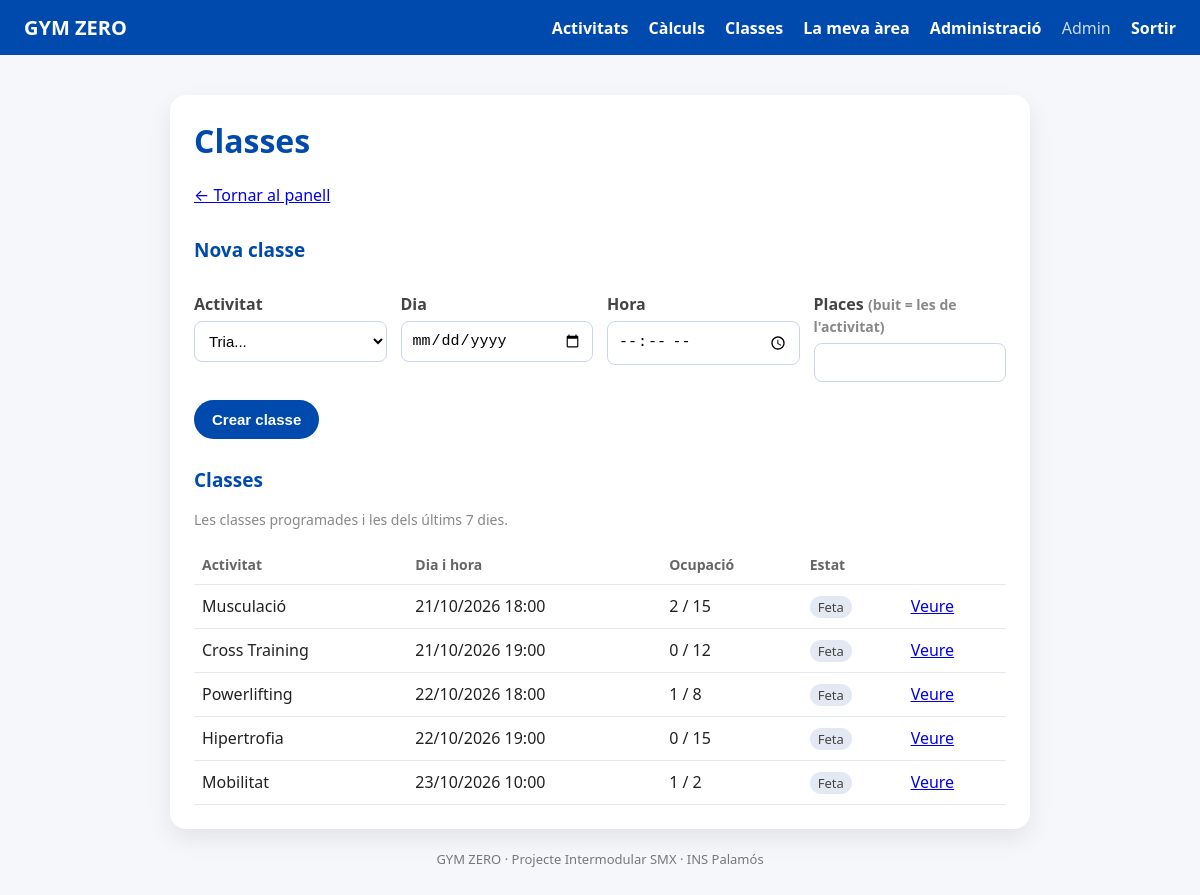
The page /admin/classes.php (signed in) on the database its author committed.
### tables this page shows
CREATE TABLE classes (
  id            INT UNSIGNED AUTO_INCREMENT PRIMARY KEY,
  activitat_id  INT UNSIGNED NOT NULL,
  inici         DATETIME     NOT NULL,
  places        SMALLINT UNSIGNED NOT NULL,
  cancelada     TINYINT(1)   NOT NULL DEFAULT 0,
  CONSTRAINT fk_classes_activitat FOREIGN KEY (activitat_id)
    REFERENCES activitats(id) ON UPDATE CASCADE ON DELETE RESTRICT,
  CONSTRAINT uq_classes_activitat_inici UNIQUE (activitat_id, inici),
  CONSTRAINT ck_classes_places CHECK (places > 0)
);

CREATE TABLE activitats (
  id                 INT UNSIGNED AUTO_INCREMENT PRIMARY KEY,
  nom                VARCHAR(60)  NOT NULL,
  descripcio         TEXT         NULL,
  durada_min         SMALLINT UNSIGNED NOT NULL DEFAULT 60,
  places_per_defecte SMALLINT UNSIGNED NOT NULL DEFAULT 15,
  activa             TINYINT(1)   NOT NULL DEFAULT 1,
  CONSTRAINT uq_activitats_nom UNIQUE (nom)
);

### www/inc/sessio.php (called while the page is built, shortened)
<?php
function h($text)
{
    return htmlspecialchars((string) $text, ENT_QUOTES, 'UTF-8');
}

### www/admin/classes.php (the view, shortened to what this page needs)
<?php
require_once __DIR__ . '/../inc/sessio.php';
require_once __DIR__ . '/../inc/bd.php';
$classes = $connexio->query(
    "SELECT c.id, a.nom, c.inici, c.places, c.cancelada, c.inici <= NOW() AS passada,
            (SELECT COUNT(*) FROM reserves r WHERE r.classe_id = c.id AND r.estat = 'confirmada') AS ocupades
       FROM classes c JOIN activitats a ON a.id = c.activitat_id
      WHERE c.inici > NOW() - INTERVAL 7 DAY
      ORDER BY c.inici"
)->fetchAll();
require __DIR__ . '/../inc/capcalera.php';
?>
<p><a href="./">&larr; Tornar al panell</a></p>
<h2>Nova classe</h2>
<form method="POST">
  <div class="fila-camps">
    <div>
      <label for="activitat_id">Activitat</label>
      <select id="activitat_id" name="activitat_id" required>
        <option value="">Tria...</option>
      </select>
    </div>
    <div>
      <label for="data">Dia</label>
      <input id="data" name="data" type="date" min="<?= date('Y-m-d') ?>" required>
    </div>
    <div>
      <label for="hora">Hora</label>
      <input id="hora" name="hora" type="time" required>
    </div>
    <div>
      <label for="places">Places <span class="subtil">(buit = les de l'activitat)</span></label>
      <input id="places" name="places" type="number" min="1" max="200">
    </div>
  </div>
  <button type="submit">Crear classe</button>
</form>
<h2>Classes</h2>
<p class="subtil">Les classes programades i les dels últims 7 dies.</p>
<?php if (!$classes): ?>
  <p>No hi ha classes.</p>
<?php else: ?>
  <table>
    <tr><th>Activitat</th><th>Dia i hora</th><th>Ocupació</th><th class="amaga-mobil">Estat</th><th></th></tr>
    <?php foreach ($classes as $c): ?>
      <tr>
        <td><?= h($c['nom']) ?></td>
        <td><?= date('d/m/Y H:i', strtotime($c['inici'])) ?></td>
        <td><?= (int) $c['ocupades'] ?> / <?= (int) $c['places'] ?></td>
        <td class="amaga-mobil">
          <?php if ($c['cancelada']): ?><span class="etiqueta vermella">Cancel·lada</span>
          <?php elseif ($c['passada']): ?><span class="etiqueta">Feta</span>
          <?php else: ?><span class="etiqueta verda">Programada</span><?php endif; ?>
        </td>
        <td>
          <div class="accions">
            <a href="classe.php?id=<?= (int) $c['id'] ?>">Veure</a>
          </div>
        </td>
      </tr>
    <?php endforeach; ?>
  </table>
<?php endif; ?>
<?php require __DIR__ . '/../inc/peu.php'; ?>

### www/css/area.css (style rules this page uses)
body { margin: 0; font-family: system-ui, -apple-system, "Segoe UI", sans-serif; background: #f5f7fb; color: #222; }
h2 { color: #004aad; font-size: 19px; margin-top: 28px; }
p { color: #555; line-height: 1.6; }
label { display: block; margin-top: 14px; font-weight: 600; color: #444; }
input, select, textarea { width: 100%; background: white; padding: 10px; margin-top: 6px; border-radius: 8px; border: 1px solid #ccd6eb; font-size: 15px; box-sizing: border-box; }
button, .btn { display: inline-block; margin-top: 18px; padding: 11px 18px; border-radius: 999px; border: none; background: #004aad; color: white; font-weight: 700; cursor: pointer; text-decoration: none; font-size: 15px; }
table { width: 100%; border-collapse: collapse; margin-top: 12px; }
th, td { text-align: left; padding: 10px 8px; border-bottom: 1px solid #e3e8f2; }
th { color: #666; font-size: 14px; }
.fila-camps { display: flex; flex-wrap: wrap; gap: 0 14px; }
.fila-camps > div { flex: 1 1 160px; }
.subtil { color: #888; font-size: 14px; }
.etiqueta { display: inline-block; padding: 2px 8px; border-radius: 999px; font-size: 13px; background: #e3e8f2; color: #444; }
td .accions { display: flex; align-items: center; gap: 6px; flex-wrap: wrap; }

### rows shown on the page
classes: activitat.nom "Musculació", inici "21/10/2026 18:00", ocupades "2", places "15", cancelada "Feta"
classes: activitat.nom "Cross Training", inici "21/10/2026 19:00", ocupades "0", places "12", cancelada "Feta"
classes: activitat.nom "Powerlifting", inici "22/10/2026 18:00", ocupades "1", places "8", cancelada "Feta"
classes: activitat.nom "Hipertrofia", inici "22/10/2026 19:00", ocupades "0", places "15", cancelada "Feta"
classes: activitat.nom "Mobilitat", inici "23/10/2026 10:00", ocupades "1", places "2", cancelada "Feta"

### other values the page prints
$u['nom'] "Admin"
$titol "Classes"
